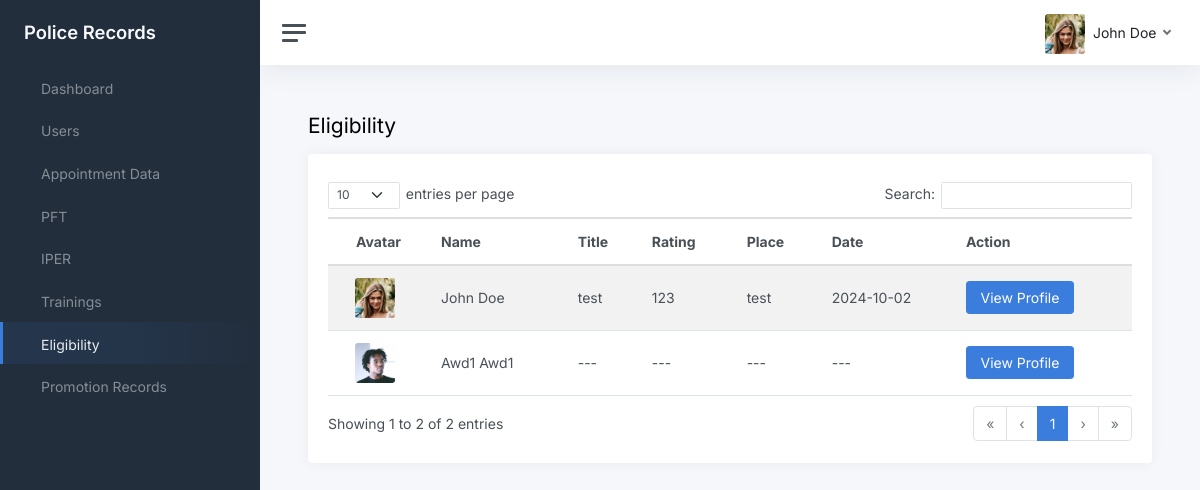
/views/eligibilities.php (signed in), run on the app's committed database.
### tables this page shows
CREATE TABLE `users` (
  `id` int(11) NOT NULL,
  `id_number` varchar(55) NOT NULL,
  `rank_position` text DEFAULT NULL,
  `first_name` varchar(255) NOT NULL,
  `middle_name` varchar(255) DEFAULT NULL,
  `last_name` varchar(255) NOT NULL,
  `address` varchar(255) DEFAULT NULL,
  `email` varchar(255) NOT NULL,
  `password` text DEFAULT NULL,
  `role` varchar(55) DEFAULT NULL,
  `avatar` varchar(255) DEFAULT NULL,
  `date_created` timestamp NOT NULL DEFAULT current_timestamp()
);

CREATE TABLE `eligibility` (
  `id` int(11) NOT NULL,
  `user_id` int(11) DEFAULT NULL,
  `title` text NOT NULL,
  `rating` text NOT NULL,
  `place` text NOT NULL,
  `date` date NOT NULL
);

### backend/nodes.php (called while the page is built, shortened)
<?php
require(__DIR__ . "/conn.php");
require(__DIR__ . "/Helpers.php");
$helpers = new Helpers($conn, $_SESSION);

### views/eligibilities.php (the view, shortened to what this page needs)
<?php
require("../backend/nodes.php");
$title = "Eligibility";
?>
<!DOCTYPE html>
<html lang="en">
<head>
  <?php require("../views/components/head.php"); ?>
</head>
<body>
  <div class="wrapper">
    <?php require("./components/side-bar.php") ?>
    <div class="main">
      <?php require("./components/nav-bar.php") ?>
      <main class="content">
        <div class="container-fluid p-0">
          <div class="mb-3">
            <h1 class="h3 d-inline align-middle"><?= $title ?></h1>
          </div>
          <div class="card">
            <div class="card-body">
              <table class="table table-striped dataTable-table datatable">
                <thead>
                  <tr>
                    <th class="text-center">Avatar</th>
                    <th class="text-start">Name</th>
                    <th class="text-start">Title</th>
                    <th class="text-start">Rating</th>
                    <th class="text-start">Place</th>
                    <th class="text-start">Date</th>
                    <th class="text-start">Action</th>
                  </tr>
                </thead>
                <tbody>
                  <?php
                  $userData = $helpers->select_all("users");
                  if ($userData):
                    foreach ($userData as $user):
                      $modal_id = "company-img-modal_$user->id";
                      $img_id = "company-image_$user->id";
                      $caption_id = "company-caption_$user->id";
                      $title = "---";
                      $rating = "---";
                      $date = "---";
                      $place = "---";
                      $eligibility = $helpers->select_all_individual("eligibility", "user_id='$user->id' ORDER BY id DESC LIMIT 1");
                      if ($eligibility) {
                        $title = $eligibility->title;
                        $rating = $eligibility->rating;
                        $date = $eligibility->date;
                        $place = $eligibility->place;
                      }
                  ?>
                      <tr>
                        <td class="td-image text-center">
                          <?= $helpers->generate_modal_click_avatar($helpers->get_avatar_link($user->id), $modal_id, $img_id, $caption_id) ?>
                        </td>
                        <td class="text-start"><?= $helpers->get_full_name($user->id) ?></td>
                        <td class="text-start"><?= $title ?></td>
                        <td class="text-start"><?= $rating ?></td>
                        <td class="text-start"><?= $place ?></td>
                        <td class="text-start"><?= $date ?></td>
                        <td class="text-start">
                          <button type="button" onclick='handleViewProfile(`<?= SERVER_NAME . "/views/profile?id=$user->id" ?>`, "#eligibility")' class="btn btn-primary">
                            View Profile
                          </button>
                        </td>
                      </tr>
                    <?php endforeach; ?>
                  <?php endif; ?>
                </tbody>
              </table>
            </div>
          </div>
        </div>
      </main>
    </div>
  </div>
</body>
</html>

### views/components/nav-bar.php (shortened to what this page needs)
<nav class="navbar navbar-expand navbar-light navbar-bg">
  <a class="sidebar-toggle js-sidebar-toggle">
    <i class="hamburger align-self-center"></i>
  </a>
  <div class="navbar-collapse collapse">
    <ul class="navbar-nav navbar-align">
      <li class="nav-item dropdown">
        <a class="nav-link dropdown-toggle d-none d-sm-inline-block" href="#" data-bs-toggle="dropdown">
          <img src="<?= $helpers->get_avatar_link($USER->id) ?>" class=" avatar img-fluid rounded me-1" />
          <span class="text-dark">
            <?= $helpers->get_full_name($USER->id) ?>
          </span>
        </a>
      </li>
    </ul>
  </div>
</nav>

### backend/Helpers.php (shortened to what this page needs)
<?php
class Helpers
{
  private $conn;
  private $session;
  public function __construct($conn, $session)
  {
    $this->conn = $conn;
    $this->session = $session;
  }
  public function generate_modal_click_avatar($src, $modal_id, $img_id, $caption_id)
  {
    $explodedSrc = explode("/", $src);
    $alt = count($explodedSrc) > 0 ? $explodedSrc[count($explodedSrc) - 1] : "image.jpg";
    return "
        <img src='$src' onclick='handleOpenModalImg($(this), `$modal_id`, `$img_id`, `$caption_id`)' class='avatar avatar-md rounded me-2' alt='$alt'>
  ";
  }
  public function select_all_individual($table, $params)
  {
    $query = $this->conn->query("SELECT * FROM $table WHERE $params");
    return $query->num_rows > 0 ? $query->fetch_object() : null;
  }
  public function select_all($table)
  {
    $query = $this->conn->query("SELECT * FROM $table");
    $data = array();
    while ($row = $query->fetch_object()) {
      array_push($data, $row);
    }
    return $data;
  }
  public function get_current_user()
  {
    $id = $this->session["id"];
    $query = $this->conn->query("SELECT * FROM users WHERE id='$id'");
    return $query->num_rows > 0 ? $query->fetch_object() : null;
  }
  public function get_user_by_id($user_id)
  {
    $query = $this->conn->query("SELECT * FROM users WHERE id='$user_id'");
    return $query->num_rows > 0 ? $query->fetch_object() : null;
  }
  public function get_full_name($user_id, $format = "")
  {
    $user = $this->get_user_by_id($user_id);
    $fullName = "";
    if (!isset($user->mname)) {
      $fullName = ucwords("$user->first_name $user->last_name");
    }
    return $fullName;
  }
  public function get_avatar_link($user_id)
  {
    $user = $this->get_user_by_id($user_id);
    if ($user->avatar) {
      return SERVER_NAME . "/uploads/avatars/$user->avatar";
    }
    return SERVER_NAME . "/custom-assets/images/default.png";
  }
}

### custom-assets/css/custom.css (style rules this page uses)
body { padding: 0 !important; }
img { object-fit: cover; }
.td-image { text-align: center !important; }
.td-image .avatar { object-fit: cover !important; cursor: pointer !important; }

### data on the page
users: id+avatar (picture), $helpers->get_full_name($USER->id) "John Doe", shows a picture, $helpers->get_full_name($user->id) "John Doe", eligibility.title "test", eligibility.rating "123", eligibility.place "test", eligibility.date "2024-10-02"
users: shows a picture, $helpers->get_full_name($user->id) "Awd1 Awd1", title "---", rating "---", place "---", date "---"

### other printed values
$menu->title "Dashboard"
$menu->title "Users"
$menu->title "Appointment Data"
$menu->title "PFT"
$menu->title "IPER"
$menu->title "Trainings"
$menu->title "Eligibility"
$menu->title "Promotion Records"
$title "Eligibility"
